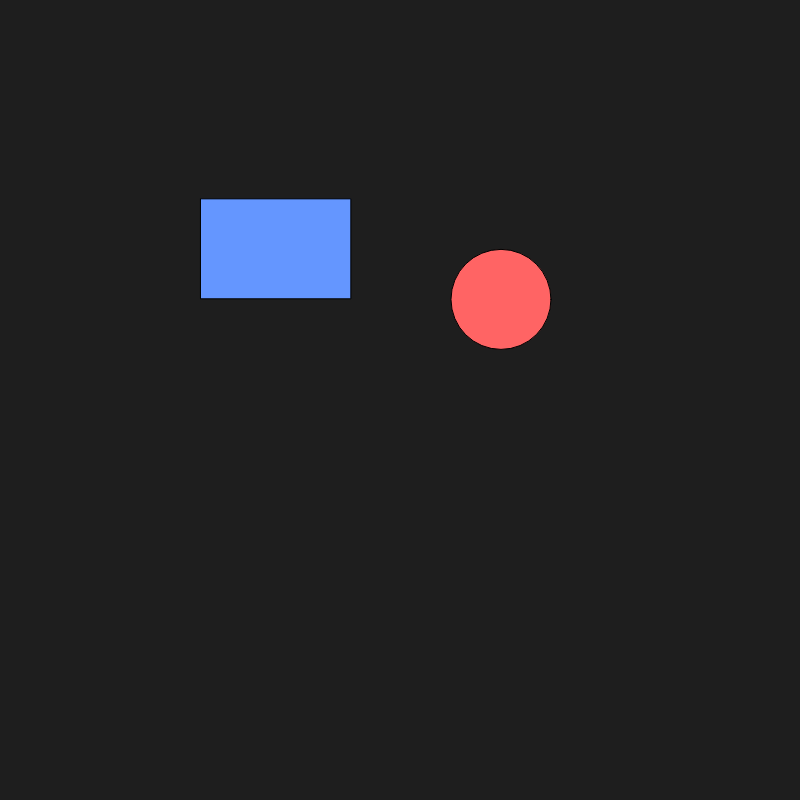
Frame 1 (no input)
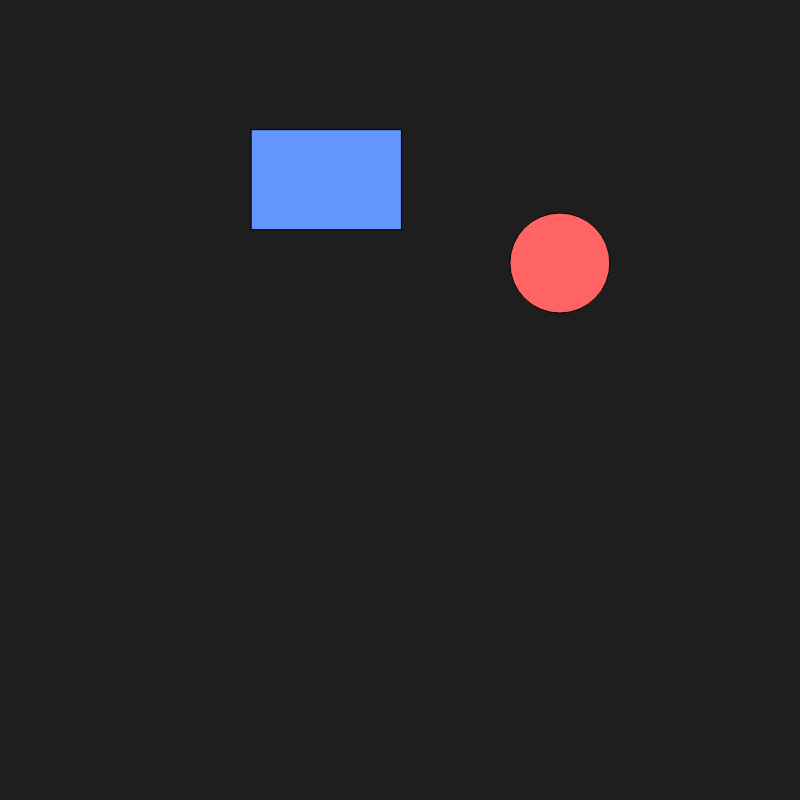
Frame 60 (no input)
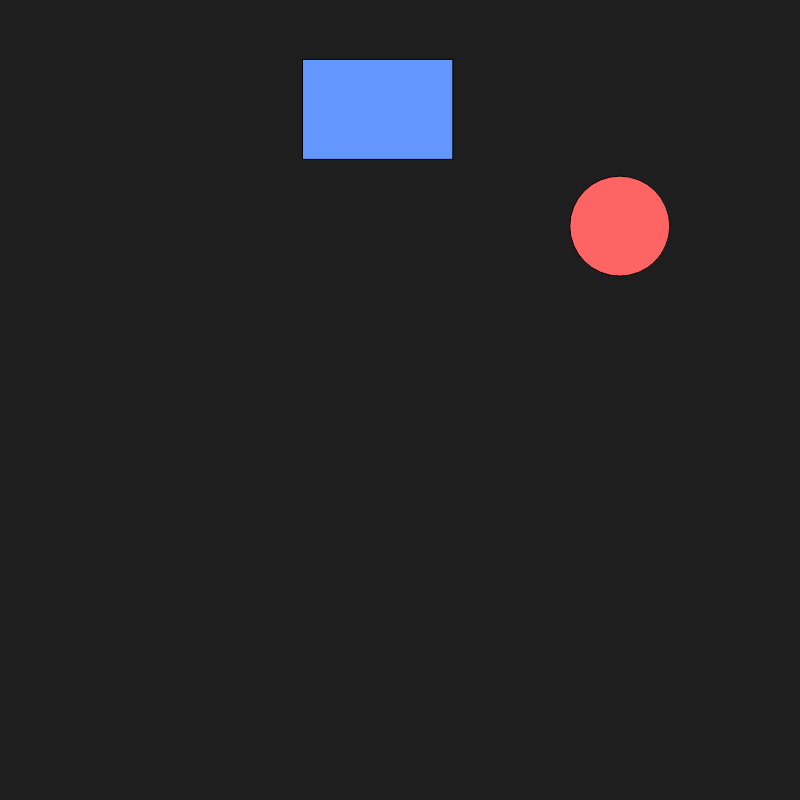
Frame 120 (the mouse pressed at the canvas centre since frame 60)

The p5.js sketch that drew these frames (run headless with seeded random() and noise() and a simulated clock; from frame 60 on, the mouse is pressed at the canvas centre):

// p5.js sketch
// ── sketch.js
let shapes = [];

function setup() {
  createCanvas(800, 800);

  // Add shapes to test collision
  shapes.push(new Rectangle(200, 200, 150, 100));
  shapes.push(new Circle(500, 300, 50));
}

function draw() {
  background(30);

  // Update and show shapes
  for (let shape of shapes) {
    shape.update();
    shape.show();
  }

  // Check for collisions between all pairs of shapes
  for (let i = 0; i < shapes.length; i++) {
    for (let j = i + 1; j < shapes.length; j++) {
      if (shapes[i].collidesWith(shapes[j])) {
        // Resolve collision and adjust velocities
        resolveCollision(shapes[i], shapes[j]);
      }
    }
  }
}

// Resolves collision by swapping velocities based on their relative positions
function resolveCollision(a, b) {
  if (a instanceof Rectangle && b instanceof Rectangle) {
    // Swap velocities for rectangles
    let tempVx = a.vx;
    let tempVy = a.vy;
    a.vx = b.vx;
    a.vy = b.vy;
    b.vx = tempVx;
    b.vy = tempVy;
  } else if (a instanceof Circle && b instanceof Circle) {
    // Circle-Circle bounce
    let dx = b.x - a.x;
    let dy = b.y - a.y;
    let distance = sqrt(dx * dx + dy * dy);

    // Normalized collision vector
    let nx = dx / distance;
    let ny = dy / distance;

    // Relative velocity
    let relVx = b.vx - a.vx;
    let relVy = b.vy - a.vy;

    // Relative velocity along the normal
    let dot = relVx * nx + relVy * ny;

    // Apply velocity changes
    a.vx -= dot * nx;
    a.vy -= dot * ny;
    b.vx += dot * nx;
    b.vy += dot * ny;
  } else if (a instanceof Rectangle && b instanceof Circle) {
    // Delegate to Circle-Rectangle collision
    resolveCollision(b, a);
  } else if (a instanceof Circle && b instanceof Rectangle) {
    // Reflect the circle's velocity
    let nearestX = constrain(a.x, b.x, b.x + b.w);
    let nearestY = constrain(a.y, b.y, b.y + b.h);

    let dx = a.x - nearestX;
    let dy = a.y - nearestY;

    let distance = sqrt(dx * dx + dy * dy);
    if (distance === 0) return;

    let nx = dx / distance;
    let ny = dy / distance;

    let dot = a.vx * nx + a.vy * ny;
    a.vx -= 2 * dot * nx;
    a.vy -= 2 * dot * ny;
  }
}

class Rectangle {
  constructor(x, y, w, h) {
    this.x = x;
    this.y = y;
    this.w = w;
    this.h = h;
    this.vx = random(-2, 2);
    this.vy = random(-2, 2);
  }

  show() {
    fill(100, 150, 255);
    rect(this.x, this.y, this.w, this.h);
  }

  update() {
    this.x += this.vx;
    this.y += this.vy;
    this.bounce();
  }

  bounce() {
    if (this.x < 0 || this.x + this.w > width) this.vx *= -1;
    if (this.y < 0 || this.y + this.h > height) this.vy *= -1;
  }

  collidesWith(other) {
    if (other instanceof Rectangle) {
      return (
        this.x < other.x + other.w &&
        this.x + this.w > other.x &&
        this.y < other.y + other.h &&
        this.y + this.h > other.y
      );
    } else if (other instanceof Circle) {
      return other.collidesWith(this); // Delegate to Circle-Rectangle collision
    }
    return false;
  }
}

class Circle {
  constructor(x, y, r) {
    this.x = x;
    this.y = y;
    this.r = r;
    this.vx = random(-2, 2);
    this.vy = random(-2, 2);
  }

  show() {
    fill(255, 100, 100);
    ellipse(this.x, this.y, this.r * 2);
  }

  update() {
    this.x += this.vx;
    this.y += this.vy;
    this.bounce();
  }

  bounce() {
    if (this.x - this.r < 0 || this.x + this.r > width) this.vx *= -1;
    if (this.y - this.r < 0 || this.y + this.r > height) this.vy *= -1;
  }

  collidesWith(other) {
    if (other instanceof Circle) {
      let distSq = (this.x - other.x) ** 2 + (this.y - other.y) ** 2;
      let radiusSum = this.r + other.r;
      return distSq <= radiusSum ** 2;
    } else if (other instanceof Rectangle) {
      let nearestX = constrain(this.x, other.x, other.x + other.w);
      let nearestY = constrain(this.y, other.y, other.y + other.h);
      let distSq = (this.x - nearestX) ** 2 + (this.y - nearestY) ** 2;
      return distSq <= this.r ** 2;
    }
    return false;
  }
}
